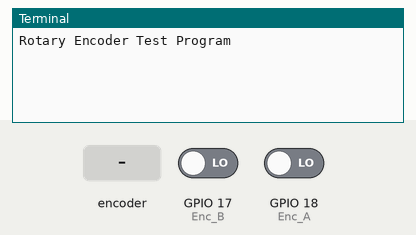
Bench run of a program on a simulated Raspberry Pi (BCM pin numbers). Parts: the last lines printed to the terminal. The test bench sets the inputs (shaded band); at power-on: GPIO 17 (Enc_B) LOW, GPIO 18 (Enc_A) LOW.

Above: at 1.2 s.
1.3 s: rotary encoder on GPIO 18 (Enc_A) / GPIO 17 (Enc_B) turned 1 step (first pin leading)
At 2.0 s:
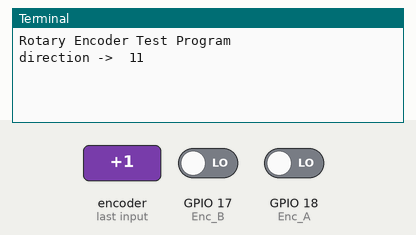
3.0 s: rotary encoder on GPIO 18 (Enc_A) / GPIO 17 (Enc_B) turned 2 steps (second pin leading)
At 4.3 s:
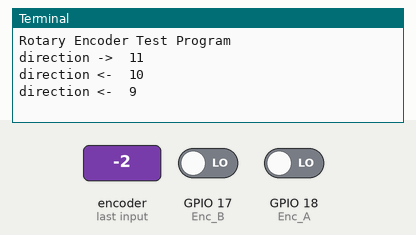

Measured:
- after the input at 1.3 s, the terminal: prints a new line after 0.05 s (image 1)
- after the input at 3.0 s, the terminal: prints a new line after 0.08 s (image 2)

The program:

encoder.py
```python
#!/usr/bin/python
#-------------------------------------------------------------------------------
# FileName:     Rotary_Encoder-1a.py
# Purpose:      This program decodes a rotary encoder switch.
#

#
# Note:         All dates are in European format DD-MM-YY[YY]
#
# Author:       Paul Versteeg
#
# Created:      23-Nov-2015
#
#    This program is free software: you can redistribute it and/or modify
#    it under the terms of the GNU General Public License as published by
#    the Free Software Foundation, either version 3 of the License, or
#    (at your option) any later version.
#
#    This program is distributed in the hope that it will be useful,
#    but WITHOUT ANY WARRANTY; without even the implied warranty of
#    MERCHANTABILITY or FITNESS FOR A PARTICULAR PURPOSE.  See the
#    GNU General Public License for more details.
#
#    You should have received a copy of the GNU General Public License
#    along with this program.  If not, see <http://www.gnu.org/licenses/>
#-------------------------------------------------------------------------------

import RPi.GPIO as GPIO
from time import sleep


# Global constants & variables
# Constants
__author__ = 'Paul Versteeg'

counter = 10  # starting point for the running directional counter

# GPIO Ports
Enc_A = 18  # Encoder input A: input GPIO 23 (active high)
Enc_B = 17  # Encoder input B: input GPIO 24 (active high)


def init():
    '''
    Initializes a number of settings and prepares the environment
    before we start the main program.
    '''
    print("Rotary Encoder Test Program")

    GPIO.setwarnings(True)

    # Use the Raspberry Pi BCM pins
    GPIO.setmode(GPIO.BCM)

    # define the Encoder switch inputs
    GPIO.setup(Enc_A, GPIO.IN) # pull-ups are too weak, they introduce noise
    GPIO.setup(Enc_B, GPIO.IN)

    # setup an event detection thread for the A encoder switch
    GPIO.add_event_detect(Enc_A, GPIO.RISING, callback=rotation_decode, bouncetime=2) # bouncetime in mSec
    #
    return


def rotation_decode(Enc_A):
    '''
    This function decodes the direction of a rotary encoder and in- or
    decrements a counter.

    The code works from the "early detection" principle that when turning the
    encoder clockwise, the A-switch gets activated before the B-switch.
    When the encoder is rotated anti-clockwise, the B-switch gets activated
    before the A-switch. The timing is depending on the mechanical design of
    the switch, and the rotational speed of the knob.

    This function gets activated when the A-switch goes high. The code then
    looks at the level of the B-switch. If the B switch is (still) low, then
    the direction must be clockwise. If the B input is (still) high, the
    direction must be anti-clockwise.

    All other conditions (both high, both low or A=0 and B=1) are filtered out.

    To complete the click-cycle, after the direction has been determined, the
    code waits for the full cycle (from indent to indent) to finish.

    '''

    global counter

    sleep(0.002) # extra 2 mSec de-bounce time

    # read both of the switches
    Switch_A = GPIO.input(Enc_A)
    Switch_B = GPIO.input(Enc_B)

    if (Switch_A == 1) and (Switch_B == 0) : # A then B ->
        counter += 1
        print("direction -> ", counter)
        # at this point, B may still need to go high, wait for it
        while Switch_B == 0:
            Switch_B = GPIO.input(Enc_B)
        # now wait for B to drop to end the click cycle
        while Switch_B == 1:
            Switch_B = GPIO.input(Enc_B)
        return

    elif (Switch_A == 1) and (Switch_B == 1): # B then A <-
        counter -= 1
        print("direction <- ", counter)
         # A is already high, wait for A to drop to end the click cycle
        while Switch_A == 1:
            Switch_A = GPIO.input(Enc_A)
        return

    else: # discard all other combinations
        return


def main():
    '''
    The main routine.

    '''

    try:

        init()
        while True :
            #
            # wait for an encoder click
            sleep(1)

    except KeyboardInterrupt: # Ctrl-C to terminate the program
        GPIO.cleanup()


if __name__ == '__main__':
    main()
```
